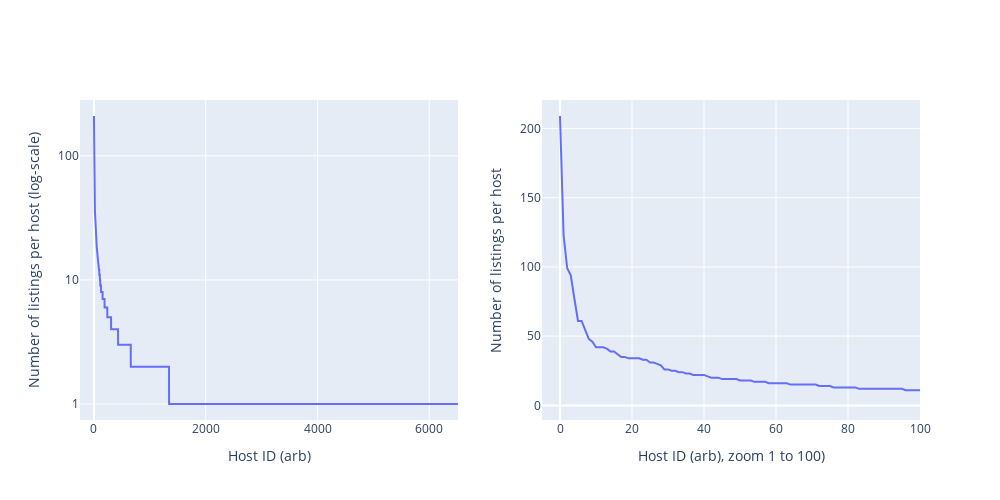

The code cell stored with this chart in its notebook:
### Code cell
# plot number of listings vs host id

fig = make_subplots(rows=1, cols=2, shared_yaxes=False)

fig.add_trace(go.Scatter(y=df_listings_counts_sorted['calculated_host_listings_count'], marker_color='#636EFA'), 1, 1)
fig.add_trace(go.Scatter(y=df_listings_counts_sorted['calculated_host_listings_count'], marker_color='#636EFA'), 1, 2)

fig.update_xaxes(title_text="Host ID (arb)", row=1, col=1)
fig.update_xaxes(title_text="Host ID (arb), zoom 1 to 100)", row=1, col=2)
fig.update_xaxes(range=[-250, df_listings_counts['host_id'].shape[0]], row=1, col=1)
fig.update_xaxes(range=[-5, 100], row=1, col=2)

fig.update_yaxes(title_text="Number of listings per host (log-scale)", type="log", tickvals=[0, 1, 10, 100],  row=1, col=1)
fig.update_yaxes(title_text="Number of listings per host", row=1, col=2)

fig.update_layout(showlegend=False)
fig.update_layout(autosize=False, width=1000, height=500)

### Figure 1 — Plotly figure (JSON) as saved in the notebook; plotly's stock layout.template omitted (floating-point values rounded to 4 significant figures; data arrays with more than 128 entries replaced by an {"elided": "..."} marker saying what was removed)
{"data": [{"marker": {"color": "#636EFA"}, "type": "scatter", "xaxis": "x", "y": {"elided": "6514 int values"}, "yaxis": "y"}, {"marker": {"color": "#636EFA"}, "type": "scatter", "xaxis": "x2", "y": {"elided": "6514 int values"}, "yaxis": "y2"}], "layout": {"autosize": false, "height": 500, "showlegend": false, "width": 1000, "xaxis": {"anchor": "y", "domain": [0, 0.45], "range": [-250, 6514], "title": {"text": "Host ID (arb)"}}, "xaxis2": {"anchor": "y2", "domain": [0.55, 1], "range": [-5, 100], "title": {"text": "Host ID (arb), zoom 1 to 100)"}}, "yaxis": {"anchor": "x", "domain": [0, 1], "tickvals": [0, 1, 10, 100], "title": {"text": "Number of listings per host (log-scale)"}, "type": "log"}, "yaxis2": {"anchor": "x2", "domain": [0, 1], "title": {"text": "Number of listings per host"}}}}
